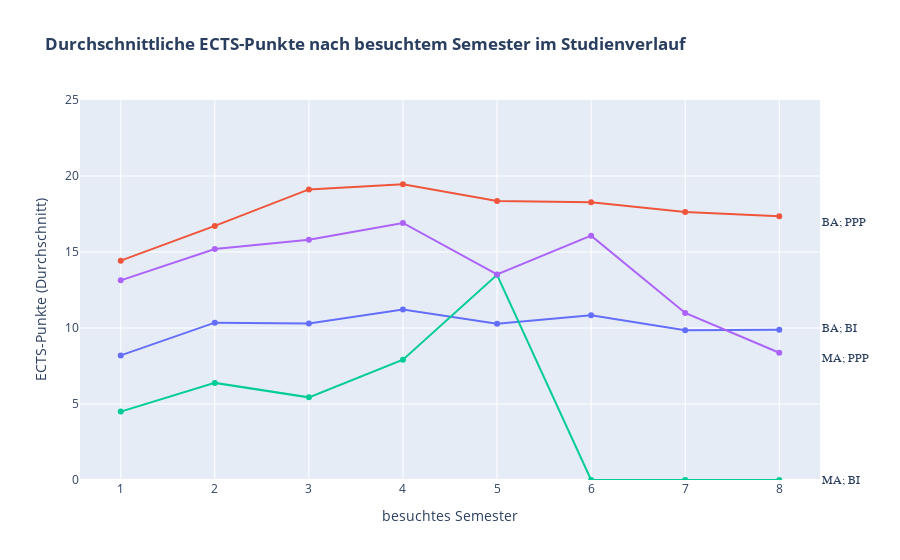

The notebook cell this image was saved under:
### Code cell
# get the y label annotations
max_semesters_to_display = 8

df_by_semester_and_study_agg
dff = df_by_semester_and_study_agg.copy()
dff = dff[dff["besuchtesSemester"] <= max_semesters_to_display]
#dff = dff[dff["STUDBEZ_kompakt"] == "BA; PPP"]

antsis = create_lineplot_annotations_y(dataframe=dff, 
max_sem_in_plot = max_semesters_to_display, 
y_variable="mean", 
group_variable="STUDBEZ_kompakt")

# plot
fig = px.line(dff, 
                x="besuchtesSemester", 
                y="mean", 
                color="STUDBEZ_kompakt", 
                title="<b>Durchschnittliche ECTS-Punkte nach besuchtem Semester im Studienverlauf</b>", 
                labels=dict(besuchtesSemester="besuchtes Semester", 
                            mean = "ECTS-Punkte (Durchschnitt)"),
                markers=True)
# remove decimals from x axis
fig.update_xaxes(dtick=1)
# add anotations and hide legend
fig.update_layout(annotations=antsis, showlegend=False, 
                    yaxis_range=[0,25])

### Figure 1 — Plotly figure (JSON) as saved in the notebook; plotly's stock layout.template omitted (floating-point values rounded to 4 significant figures)
{"data": [{"hovertemplate": "STUDBEZ_kompakt=BA; BI<br>besuchtes Semester=%{x}<br>ECTS-Punkte (Durchschnitt)=%{y}<extra></extra>", "legendgroup": "BA; BI", "line": {"color": "#636efa", "dash": "solid"}, "marker": {"symbol": "circle"}, "mode": "lines+markers", "name": "BA; BI", "orientation": "v", "showlegend": true, "type": "scatter", "x": [1, 2, 3, 4, 5, 6, 7, 8], "xaxis": "x", "y": [8.198, 10.35, 10.3, 11.22, 10.28, 10.83, 9.851, 9.885], "yaxis": "y"}, {"hovertemplate": "STUDBEZ_kompakt=BA; PPP<br>besuchtes Semester=%{x}<br>ECTS-Punkte (Durchschnitt)=%{y}<extra></extra>", "legendgroup": "BA; PPP", "line": {"color": "#EF553B", "dash": "solid"}, "marker": {"symbol": "circle"}, "mode": "lines+markers", "name": "BA; PPP", "orientation": "v", "showlegend": true, "type": "scatter", "x": [1, 2, 3, 4, 5, 6, 7, 8], "xaxis": "x", "y": [14.43, 16.72, 19.12, 19.46, 18.35, 18.28, 17.64, 17.35], "yaxis": "y"}, {"hovertemplate": "STUDBEZ_kompakt=MA; BI<br>besuchtes Semester=%{x}<br>ECTS-Punkte (Durchschnitt)=%{y}<extra></extra>", "legendgroup": "MA; BI", "line": {"color": "#00cc96", "dash": "solid"}, "marker": {"symbol": "circle"}, "mode": "lines+markers", "name": "MA; BI", "orientation": "v", "showlegend": true, "type": "scatter", "x": [1, 2, 3, 4, 5, 6, 7, 8], "xaxis": "x", "y": [4.5, 6.389, 5.438, 7.917, 13.5, 0, 0, 0], "yaxis": "y"}, {"hovertemplate": "STUDBEZ_kompakt=MA; PPP<br>besuchtes Semester=%{x}<br>ECTS-Punkte (Durchschnitt)=%{y}<extra></extra>", "legendgroup": "MA; PPP", "line": {"color": "#ab63fa", "dash": "solid"}, "marker": {"symbol": "circle"}, "mode": "lines+markers", "name": "MA; PPP", "orientation": "v", "showlegend": true, "type": "scatter", "x": [1, 2, 3, 4, 5, 6, 7, 8], "xaxis": "x", "y": [13.14, 15.19, 15.81, 16.91, 13.52, 16.07, 10.99, 8.369], "yaxis": "y"}], "layout": {"annotations": [{"font": {"family": "Arial", "size": 12}, "showarrow": false, "text": "BA; PPP", "x": 1, "xanchor": "left", "xref": "paper", "y": 17, "yanchor": "middle"}, {"font": {"family": "Arial", "size": 12}, "showarrow": false, "text": "BA; BI", "x": 1, "xanchor": "left", "xref": "paper", "y": 10, "yanchor": "middle"}, {"font": {"family": "Arial", "size": 12}, "showarrow": false, "text": "MA; PPP", "x": 1, "xanchor": "left", "xref": "paper", "y": 8, "yanchor": "middle"}, {"font": {"family": "Arial", "size": 12}, "showarrow": false, "text": "MA; BI", "x": 1, "xanchor": "left", "xref": "paper", "y": 0, "yanchor": "middle"}], "legend": {"title": {"text": "STUDBEZ_kompakt"}, "tracegroupgap": 0}, "showlegend": false, "title": {"text": "<b>Durchschnittliche ECTS-Punkte nach besuchtem Semester im Studienverlauf</b>"}, "xaxis": {"anchor": "y", "domain": [0, 1], "dtick": 1, "title": {"text": "besuchtes Semester"}}, "yaxis": {"anchor": "x", "domain": [0, 1], "range": [0, 25], "title": {"text": "ECTS-Punkte (Durchschnitt)"}}}}
